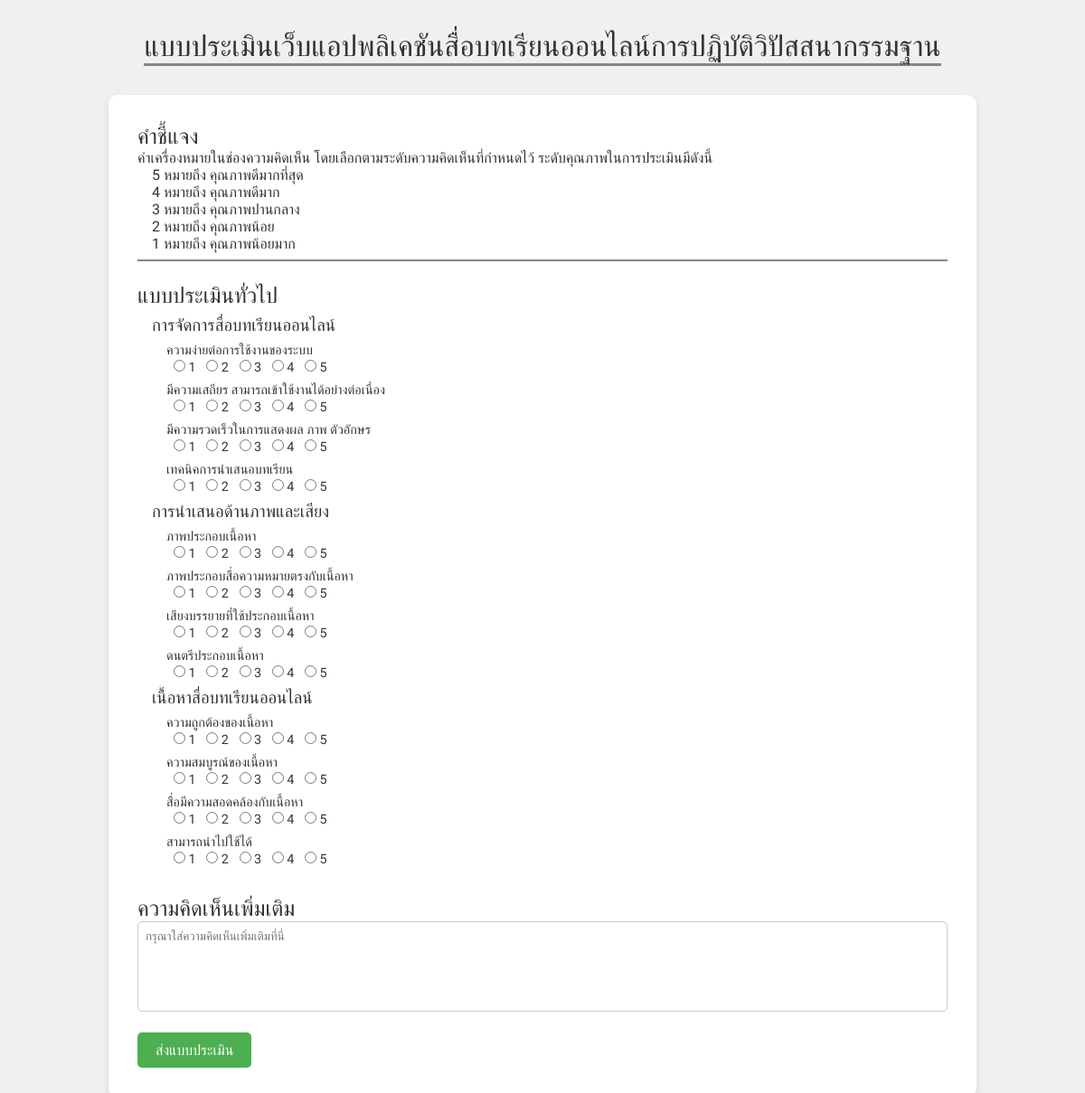
The page /evaluate/index.php (signed in) on the database its author committed.
### tables this page shows
CREATE TABLE `evaluations` (
  `evaluation_id` int NOT NULL,
  `name` varchar(100) DEFAULT NULL,
  `description` varchar(100) DEFAULT NULL
);

CREATE TABLE `question_evaluation` (
  `question_id` int NOT NULL,
  `evaluation_id` int DEFAULT NULL,
  `section` varchar(100) DEFAULT NULL,
  `question_text` varchar(100) DEFAULT NULL,
  `question_type` enum('rating','text') DEFAULT NULL,
  `order_number` int DEFAULT NULL
);

### evaluate/index.php (the view, shortened to what this page needs)
<?php
include('../includes/connect.php');
$stmt = $conn->prepare("SELECT * FROM evaluations");
$stmt->execute();
$evaluations = $stmt->fetchAll(PDO::FETCH_ASSOC);
?>
<!DOCTYPE html>
<html lang="th">
<head>
    <link rel="stylesheet" href="../assets/css/evaluate/evaluate.css">
</head>
<body>
    <div class="container">
        <div class="head">
            <h1>แบบประเมินเว็บแอปพลิเคชันสื่อบทเรียนออนไลน์การปฏิบัติวิปัสสนากรรมฐาน</h1>
        </div>
        <form action="submit_evaluation.php" method="post">
            <div class="detail">
                <h2>คำชี้แจง</h2>
                <p>คำเครื่องหมายในช่องความคิดเห็น โดยเลือกตามระดับความคิดเห็นที่กำหนดไว้ ระดับคุณภาพในการประเมินมีดังนี้</p>
                <ul>
                    <li>5 หมายถึง    คุณภาพดีมากที่สุด</li>
                    <li>4 หมายถึง    คุณภาพดีมาก</li>
                    <li>3 หมายถึง    คุณภาพปานกลาง</li>
                    <li>2 หมายถึง    คุณภาพน้อย</li>
                    <li>1 หมายถึง    คุณภาพน้อยมาก</li>
                </ul>
            </div>
            <?php foreach ($evaluations as $eval): ?>
                <h2><?= htmlspecialchars($eval['name']) ?></h2>
                <div class="choice-container">
                    <?php
                    $stmt = $conn->prepare("SELECT * FROM question_evaluation WHERE evaluation_id = :eva ORDER BY section, order_number ASC");
                    $stmt->execute(['eva' => $eval['evaluation_id']]);
                    $questions = $stmt->fetchAll(PDO::FETCH_ASSOC);
                    $current_section = "";
                    ?>
                    <?php foreach ($questions as $question): ?>
                        <?php
                        if ($current_section !== $question['section']) {
                            $current_section = $question['section'];
                            echo "<h3>" . htmlspecialchars($current_section) . "</h3>";
                        }
                        ?>
                        <div class="inchoice-container">
                            <p><?= htmlspecialchars($question['question_text']) ?></p>
                            <?php if ($question['question_type'] == 'rating'): ?>
                                <?php for ($i = 1; $i <= 5; $i++): ?>
                                    <label>
                                        <input type="radio" name="answers[<?= $question['question_id'] ?>]" value="<?= $i ?>" required>
                                        <?= $i ?>
                                    </label>
                                <?php endfor; ?>
                                <br>
                            <?php endif; ?>
                        </div>
                    <?php endforeach; ?>
                </div>
            <?php endforeach; ?>
            <h2>ความคิดเห็นเพิ่มเติม</h2>
            <textarea name="additional_comments" rows="4" cols="50" placeholder="กรุณาใส่ความคิดเห็นเพิ่มเติมที่นี่"></textarea>
            <br><br>
            <button type="submit">ส่งแบบประเมิน</button>
        </form>
    </div>
</body>
</html>

### assets/css/evaluate/evaluate.css (style rules this page uses)
* { box-sizing: border-box; padding: 0; margin: 0; }
html { scroll-behavior: smooth; font-family: "Prompt", "Serif"; }
body { background-color: #f0f0f0; color: #333; }
.container { display: flex; flex-direction: column; align-items: center; padding-top: 2rem; }
.inchoice-container { margin-left: 1rem; }
textarea { width: 100%; height: 100px; padding: 0.5rem; border-radius: 5px; border: 1px solid #ccc; resize: none; font-family: "Prompt", "Serif"; }

### rows shown on the page
evaluations: name "แบบประเมินทั่วไป"
question_evaluation: section "การจัดการสื่อบทเรียนออนไลน์", question_text "ความง่ายต่อการใช้งานของระบบ"
question_evaluation: question_text "มีความเสถียร สามารถเข้าใช้งานได้อย่างต่อเนื่อง"
question_evaluation: question_text "มีความรวดเร็วในการแสดงผล ภาพ ตัวอักษร"
question_evaluation: question_text "เทคนิคการนำเสนอบทเรียน"
question_evaluation: section "การนำเสนอด้านภาพและเสียง", question_text "ภาพประกอบเนื้อหา"
question_evaluation: question_text "ภาพประกอบสื่อความหมายตรงกับเนื้อหา"
question_evaluation: question_text "เสียงบรรยายที่ใช้ประกอบเนื้อหา"
question_evaluation: question_text "ดนตรีประกอบเนื้อหา"
question_evaluation: section "เนื้อหาสื่อบทเรียนออนไลน์", question_text "ความถูกต้องของเนื้อหา"
question_evaluation: question_text "ความสมบูรณ์ของเนื้อหา"
question_evaluation: question_text "สื่อมีความสอดคล้องกับเนื้อหา"
question_evaluation: question_text "สามารถนำไปใช้ได้"
